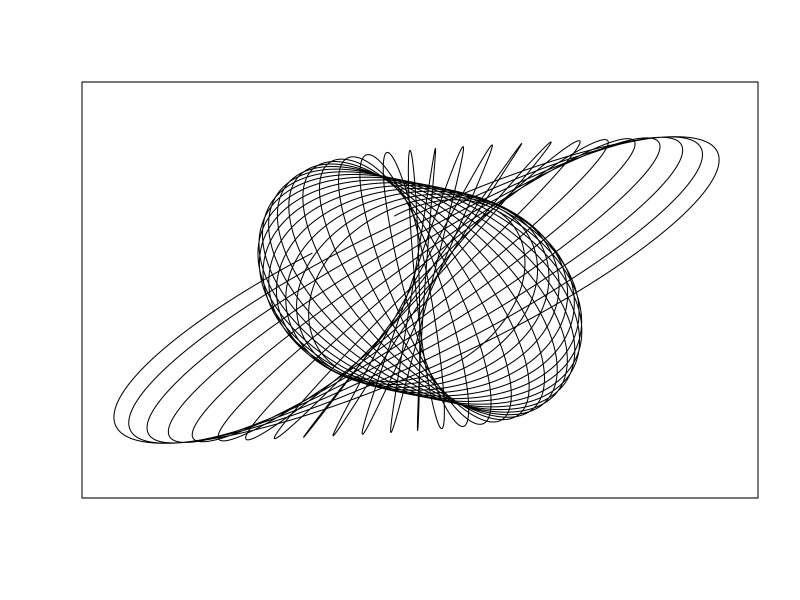

The R source for this figure:
#A harmonograph is a mechanical apparatus that employs pendulums to create a geometric image. The drawings created typically are Lissajous curves, or related drawings #of greater complexity. The devices, which began to appear in the mid-19th century and peaked in popularity in the 1890s, cannot be conclusively attributed to a single #person, although Hugh Blackburn, a professor of mathematics at the University of Glasgow, is commonly believed to be the official inventor.
#
#A simple, so-called "lateral" harmonograph uses two pendulums to control the movement of a pen relative to a drawing surface. One pendulum moves the pen back and #forth along one axis and the other pendulum moves the drawing surface back and forth along a perpendicular axis. By varying the frequency and phase of the pendulums #relative to one another, different patterns are created. Even a simple harmonograph as described can create ellipses, spirals, figure eights and other Lissajous #figures.
#
#More complex harmonographs incorporate three or more pendulums or linked pendulums together (for example hanging one pendulum off another), or involve rotary motion #in which one or more pendulums is mounted on gimbals to allow movement in any direction.
######################################################################################################################################################################

cat("Harmonograph\n")
f1=jitter(sample(c(2,3),1));f2=jitter(sample(c(2,3),1));f3=jitter(sample(c(2,3),1));f4=jitter(sample(c(2,3),1))
d1=runif(1,0,1e-02);d2=runif(1,0,1e-02);d3=runif(1,0,1e-02);d4=runif(1,0,1e-02)
p1=runif(1,0,pi);p2=runif(1,0,pi);p3=runif(1,0,pi);p4=runif(1,0,pi)
xt = function(t) exp(-d1*t)*sin(t*f1+p1)+exp(-d2*t)*sin(t*f2+p2)
yt = function(t) exp(-d3*t)*sin(t*f3+p3)+exp(-d4*t)*sin(t*f4+p4)
t=seq(1, 100, by=.001)
dat=data.frame(t=t, x=xt(t), y=yt(t))

pdf("harmonograph.pdf")
with(dat, plot(x,y, type="l", xlim =c(-2,2), ylim =c(-2,2), xlab = "", ylab = "", xaxt='n', yaxt='n'))
dev.off()
